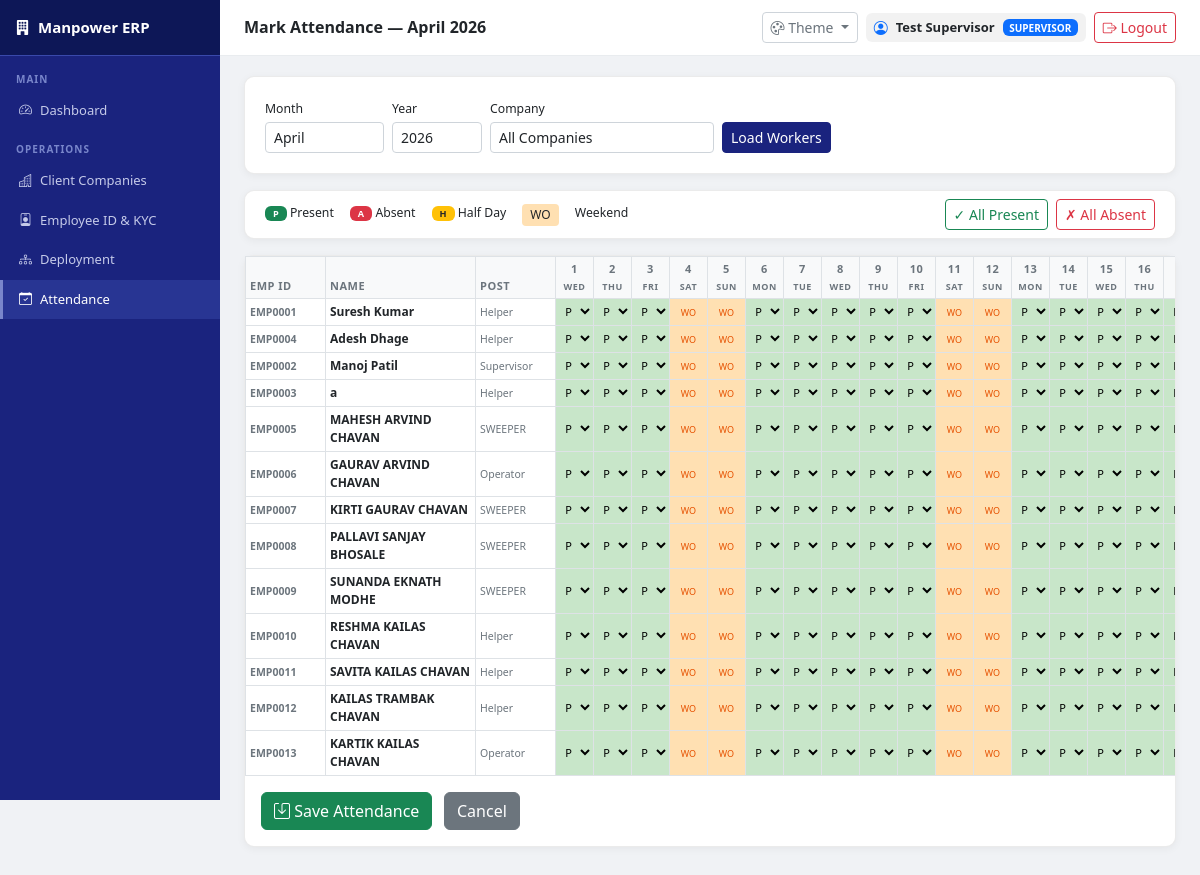
Screenshot of /attendance/mark (signed in) with the database file from the repository.
### app/models/deployment.py (models this page shows, shortened)
class Deployment(db.Model):
    __tablename__ = 'deployments'
    id            = db.Column(db.Integer, primary_key=True)
    worker_id     = db.Column(db.Integer, db.ForeignKey('workers.id'), nullable=False)
    company_id    = db.Column(db.Integer, db.ForeignKey('companies.id'), nullable=False)
    post          = db.Column(db.String(100), nullable=False)
    date_from     = db.Column(db.Date, nullable=False)
    date_to       = db.Column(db.Date)               # Null means currently deployed
    is_active     = db.Column(db.Boolean, default=True)
    created_at    = db.Column(db.DateTime, default=datetime.utcnow)

### app/models/worker.py (models this page shows, shortened)
class Worker(db.Model):
    __tablename__ = 'workers'
    id              = db.Column(db.Integer, primary_key=True)
    employee_id     = db.Column(db.String(20), unique=True)
    full_name       = db.Column(db.String(150), nullable=False)
    full_name       = db.Column(db.String(150), nullable=False)
    father_name     = db.Column(db.String(150))
    date_of_birth   = db.Column(db.Date)
    gender          = db.Column(db.String(10))
    mobile          = db.Column(db.String(15))
    address         = db.Column(db.Text)
    post            = db.Column(db.String(100))
    aadhaar_number  = db.Column(db.String(20))
    pan_number      = db.Column(db.String(20))
    aadhaar_doc     = db.Column(db.String(255))
    pan_doc         = db.Column(db.String(255))
    photo           = db.Column(db.String(255))
    bank_name       = db.Column(db.String(100))
    account_number  = db.Column(db.String(30))
    ifsc_code       = db.Column(db.String(20))
    bank_passbook   = db.Column(db.String(255))
    is_active       = db.Column(db.Boolean, default=True)
    date_joined     = db.Column(db.Date, default=datetime.utcnow)
    created_at      = db.Column(db.DateTime, default=datetime.utcnow)
    family_members  = db.relationship('FamilyMember', backref='worker', lazy=True)
    deployments     = db.relationship('Deployment',   backref='worker', lazy=True)

### app/routes/attendance.py (the view, shortened to what this page needs)
@attendance_bp.route('/attendance/mark', methods=['GET', 'POST'])
@login_required
@permission_required('attendance', 'add')
def mark():
    companies  = Company.query.all()
    month      = int(request.args.get('month', date.today().month))
    year       = int(request.args.get('year',  date.today().year))
    company_id = request.args.get('company_id', '')
    days_in_month = calendar.monthrange(year, month)[1]
    days          = list(range(1, days_in_month + 1))
    day_info = []
    for d in days:
        dt       = date(year, month, d)
        weekday  = dt.weekday()  # 0=Mon, 5=Sat, 6=Sun
        day_info.append({
            'day'       : d,
            'name'      : dt.strftime('%a'),
            'is_weekend': weekday >= 5
        })
    query = Deployment.query.filter_by(is_active=True)
    if company_id:
        query = query.filter_by(company_id=int(company_id))
    deployments = query.all()
    attendance_grid = {}
    for dep in deployments:
        records = Attendance.query.filter_by(
            worker_id=dep.worker_id
        ).filter(
            db.func.strftime('%m', Attendance.date) == '%02d' % month,
            db.func.strftime('%Y', Attendance.date) == str(year)
        ).all()
        attendance_grid[dep.worker_id] = {
            r.date.day: r.status for r in records
        }
    return render_template('attendance/mark.html',
                           deployments=deployments,
                           companies=companies,
                           day_info=day_info,
                           days=days,
                           month=month, year=year,
                           month_name=MONTH_NAMES[month],
                           company_id=company_id,
                           attendance_grid=attendance_grid,
                           days_in_month=days_in_month)

### app/routes/auth.py (called while the page is built, shortened)
def login_required(f):
    from functools import wraps
    @wraps(f)
    def decorated(*args, **kwargs):
        if 'user_id' not in session:
            flash('Please login to continue.', 'warning')
            return redirect(url_for('auth.login'))
        return f(*args, **kwargs)
    return decorated

def check_permission(module, action='view'):
    if 'user_id' not in session:
        return False
    role = session.get('user_role', '')
    if role in ['admin', 'hr']:
        return True
    from app.models.user import UserPermission
    perm = UserPermission.query.filter_by(
        user_id=session['user_id'],
        module=module
    ).first()
    if not perm:
        return False
    return getattr(perm, f'can_{action}', False)

def permission_required(module, action='view'):
    def decorator(f):
        from functools import wraps
        @wraps(f)
        def decorated(*args, **kwargs):
            if 'user_id' not in session:
                return redirect(url_for('auth.login'))
            return f(*args, **kwargs)
        return decorated
    return decorator

### app/templates/attendance/mark.html (shortened to what this page needs)
{% extends 'base.html' %}
{% block page_title %}Mark Attendance — {{ month_name }} {{ year }}{% endblock %}
{% block content %}
<div class="content-card mb-3">
    <form method="GET" class="row g-2 align-items-end">
        <div class="col-auto">
            <label class="form-label mb-1 small">Month</label>
            <select name="month" class="form-select form-select-sm">
                {% for m in range(1,13) %}
                {% set mnames = {1:'January',2:'February',
                    3:'March',4:'April',5:'May',6:'June',
                    7:'July',8:'August',9:'September',
                    10:'October',11:'November',12:'December'} %}
                <option value="{{ m }}"
                    {{ 'selected' if m == month }}>
                    {{ mnames[m] }}
                </option>
                {% endfor %}
            </select>
        </div>
        <div class="col-auto">
            <label class="form-label mb-1 small">Year</label>
            <input type="number" name="year"
                   class="form-control form-control-sm"
                   value="{{ year }}" style="width:90px">
        </div>
        <div class="col-auto">
            <label class="form-label mb-1 small">Company</label>
            <select name="company_id"
                    class="form-select form-select-sm">
                <option value="">All Companies</option>
            </select>
        </div>
        <div class="col-auto">
            <button class="btn btn-primary btn-sm">
                Load Workers
            </button>
        </div>
    </form>
</div>
{% if deployments %}
<div class="content-card mb-3 py-2">
    <div class="d-flex align-items-center gap-4 flex-wrap">
        <div class="d-flex gap-3 small">
            <span>
                <span class="badge bg-success px-2">P</span>
                Present
            </span>
            <span>
                <span class="badge bg-danger px-2">A</span>
                Absent
            </span>
            <span>
                <span class="badge bg-warning text-dark px-2">
                    H
                </span>
                Half Day
            </span>
            <span style="background:#FFE0B2;padding:2px 8px;
                         border-radius:4px;font-size:12px">
                WO
            </span>
            Weekend
        </div>
        <div class="ms-auto d-flex gap-2">
            <button class="btn btn-outline-success btn-sm"
                    onclick="markAll('P')">
                ✓ All Present
            </button>
            <button class="btn btn-outline-danger btn-sm"
                    onclick="markAll('A')">
                ✗ All Absent
            </button>
        </div>
    </div>
</div>
<div class="content-card p-0">
    <form method="POST">
        <div class="table-responsive"
            style="-webkit-overflow-scrolling:touch">
        <table class="table table-bordered table-sm mb-0"
               id="att-table"
               style="font-size:12px">
            <thead class="sticky-top">
                <tr style="background:#1a237e;color:white">
                    <th style="min-width:80px;
                                background:#1a237e;color:white">
                        Emp ID
                    </th>
                    <th style="min-width:150px;
                                background:#1a237e;color:white">
                        Name
                    </th>
                    <th style="min-width:80px;
                                background:#1a237e;color:white">
                        Post
                    </th>
                    {% for di in day_info %}
                    <th class="text-center p-1"
                        style="min-width:38px;
                               background:{{ '#e65100' if di.is_weekend else '#1a237e' }};
                               color:white">
                        {{ di.day }}<br>
                        <span style="font-size:9px">
                            {{ di.name }}
                        </span>
                    </th>
                    {% endfor %}
                </tr>
            </thead>
            <tbody>
                {% for dep in deployments %}
                <tr>
                    <td class="small text-muted fw-semibold">
                        {{ dep.worker.employee_id or
                           'EMP%04d'|format(dep.worker.id) }}
                    </td>
                    <td class="fw-semibold">
                        {{ dep.worker.full_name }}
                    </td>
                    <td class="text-muted small">
                        {{ dep.post }}
                    </td>
                    {% for di in day_info %}
                    {% set cur = attendance_grid.get(
                           dep.worker_id, {}).get(di.day, 'P') %}
                    <td class="text-center p-0"
                        style="background:{{ '#FFE0B2' if di.is_weekend else 'white' }}">
                        {% if di.is_weekend %}
                            <span style="font-size:9px;
                                         color:#e65100">WO</span>
                        {% else %}
                            <select name="att_{{ dep.worker_id }}_{{ di.day }}"
                                    class="att-select"
                                    data-worker="{{ dep.worker_id }}"
                                    onchange="colorCell(this)"
                                    style="width:36px;border:none;
                                           font-size:11px;
                                           text-align:center;
                                           background:transparent;
                                           cursor:pointer">
                                <option value="P"
                                    {{ 'selected' if cur == 'P' }}>
                                    P
                                </option>
                            </select>
                        {% endif %}
                    </td>
                    {% endfor %}
                </tr>
                {% endfor %}
            </tbody>
        </table>
        </div>
        <div class="p-3">
            <button type="submit" class="btn btn-success">
                <i class="bi bi-save"></i> Save Attendance
            </button>
            <a href="/attendance"
               class="btn btn-secondary ms-2">Cancel</a>
        </div>
    </form>
</div>
{% else %}
<div class="content-card text-center py-5 text-muted">
    <i class="bi bi-people fs-1 d-block mb-2"></i>
    Select a company and click <strong>Load Workers</strong>
    to mark attendance.
</div>
{% endif %}
{% endblock %}

### app/templates/base.html (style rules this page uses)
:root { --sb-bg: #1a237e; --sb-dark: #0d1757; --sb-hover: #283593; --sb-border: #3949ab; --sb-accent: #7986cb; --sb-text: #c5cae9; --page-bg: #f0f2f5; --card-bg: #ffffff; --card-border: rgba(0,0,0,0.08); --text-main: #212529; --text-muted: #6c757d; --text-heading: #1a237e; --input-bg: #ffffff; --input-border: #ced4da; --input-text: #212529; --table-head-bg: #f8f9fa; --table-border: #dee2e6; --table-hover: #f1f3f5; --table-stripe: #fafbfc; --topbar-bg: #ffffff; --topbar-border: #e9ecef; --btn-primary-bg: #1a237e; --btn-primary-text:#ffffff; --btn-primary-hover:#0d1757; --code-bg: #f8f9fa; --code-text: #d63384; --hr-color: #dee2e6; --badge-info-bg: #e8eaf6; --badge-info-text: #1a237e; --alert-info-bg: #e8eaf6; --alert-info-text: #1a237e; --alert-info-border:#c5cae9; --alert-warn-bg: #fff8e1; --alert-warn-text: #856404; --alert-warn-border:#ffe082; --alert-success-bg:#e8f5e9; --alert-success-text:#1b5e20; --alert-success-border:#a5d6a7; --alert-danger-bg: #fce4ec; --alert-danger-text:#880e4f; --alert-danger-border:#f48fb1; --progress-bg: #e9ecef; --modal-bg: #ffffff; --modal-border: rgba(0,0,0,0.2); --modal-backdrop: rgba(0,0,0,0.5); --dropdown-bg: #ffffff; --dropdown-border: rgba(0,0,0,0.1); --dropdown-hover: #f8f9fa; --dropdown-text: #212529; }
* { box-sizing: border-box; margin: 0; padding: 0; }
body { background: var(--page-bg); color: var(--text-main); font-family: 'Segoe UI', Arial, sans-serif; font-size: 14px; transition: background 0.3s, color 0.3s; }
.content-card { background: var(--card-bg); border-radius: 10px; padding: 20px; border: 1px solid var(--card-border); box-shadow: 0 2px 8px rgba(0,0,0,0.05); margin-bottom: 20px; color: var(--text-main); }
.fw-semibold, .fw-bold { color: var(--text-main); }
.text-muted { color: var(--text-muted) !important; }
label { color: var(--text-main); font-weight: 500; }
th, td { color: var(--text-main); }
.table { --bs-table-color: var(--text-main); --bs-table-bg: transparent; --bs-table-border-color: var(--table-border); --bs-table-hover-bg: var(--table-hover); --bs-table-hover-color: var(--text-main); --bs-table-striped-bg: var(--table-stripe); color: var(--text-main); }
.table > thead > tr > th { background: var(--table-head-bg) !important; color: var(--text-muted) !important; border-color: var(--table-border) !important; font-size: 11px; font-weight: 600; text-transform: uppercase; letter-spacing: 0.5px; }
.table > tbody > tr > td { border-color: var(--table-border) !important; color: var(--text-main); vertical-align: middle; }
.form-control, .form-select { background: var(--input-bg) !important; border-color: var(--input-border) !important; color: var(--input-text) !important; }
.form-control::placeholder { color: var(--text-muted) !important; }
.form-label { color: var(--text-main); font-weight: 500; }
.btn-primary { background: var(--btn-primary-bg) !important; border-color: var(--btn-primary-bg) !important; color: var(--btn-primary-text) !important; }
.sticky-top { z-index: 98; }

### rows the page displays
Deployment: worker "EMP0001", worker.full_name "Suresh Kumar", post "Helper", worker "P" "P" "P" "P" "P" "P" "P" "P" "P" "P" "P" "P" "P"
Deployment: worker "EMP0004", worker.full_name "Adesh Dhage", post "Helper", worker "P" "P" "P" "P" "P" "P" "P" "P" "P" "P" "P" "P" "P"
Deployment: worker "EMP0002", worker.full_name "Manoj Patil", post "Supervisor", worker "P" "P" "P" "P" "P" "P" "P" "P" "P" "P" "P" "P" "P"
Deployment: worker "EMP0003", worker.full_name "a", post "Helper", worker "P" "P" "P" "P" "P" "P" "P" "P" "P" "P" "P" "P" "P"
Deployment: worker "EMP0005", worker.full_name "MAHESH ARVIND CHAVAN", post "SWEEPER", worker "P" "P" "P" "P" "P" "P" "P" "P" "P" "P" "P" "P" "P"
Deployment: worker "EMP0006", worker.full_name "GAURAV ARVIND CHAVAN", post "Operator", worker "P" "P" "P" "P" "P" "P" "P" "P" "P" "P" "P" "P" "P"
Deployment: worker "EMP0007", worker.full_name "KIRTI GAURAV CHAVAN", post "SWEEPER", worker "P" "P" "P" "P" "P" "P" "P" "P" "P" "P" "P" "P" "P"
Deployment: worker "EMP0008", worker.full_name "PALLAVI SANJAY BHOSALE", post "SWEEPER", worker "P" "P" "P" "P" "P" "P" "P" "P" "P" "P" "P" "P" "P"
Deployment: worker "EMP0009", worker.full_name "SUNANDA EKNATH MODHE", post "SWEEPER", worker "P" "P" "P" "P" "P" "P" "P" "P" "P" "P" "P" "P" "P"
Deployment: worker "EMP0010", worker.full_name "RESHMA KAILAS CHAVAN", post "Helper", worker "P" "P" "P" "P" "P" "P" "P" "P" "P" "P" "P" "P" "P"
Deployment: worker "EMP0011", worker.full_name "SAVITA KAILAS CHAVAN", post "Helper", worker "P" "P" "P" "P" "P" "P" "P" "P" "P" "P" "P" "P" "P"
Deployment: worker "EMP0012", worker.full_name "KAILAS TRAMBAK CHAVAN", post "Helper", worker "P" "P" "P" "P" "P" "P" "P" "P" "P" "P" "P" "P" "P"
Deployment: worker "EMP0013", worker.full_name "KARTIK KAILAS CHAVAN", post "Operator", worker "P" "P" "P" "P" "P" "P" "P" "P" "P" "P" "P" "P" "P"

### other values shown
{{ month_name }} "April"
{{ year }} "2026"
{{ session.get('user_name') }} "Test Supervisor"
{{ session.get('user_role','')
                    .upper() }} "SUPERVISOR"
{{ di.day }} "1" "2" "3" "4" "5" "6" "7" "8" "9" "10" "11" "12" "13" "14" "15" "16"
{{ di.name }} "WED" "THU" "FRI" "SAT" "SUN" "MON" "TUE" "WED" "THU" "FRI" "SAT" "SUN" "MON" "TUE" "WED" "THU"
form field month "April"
